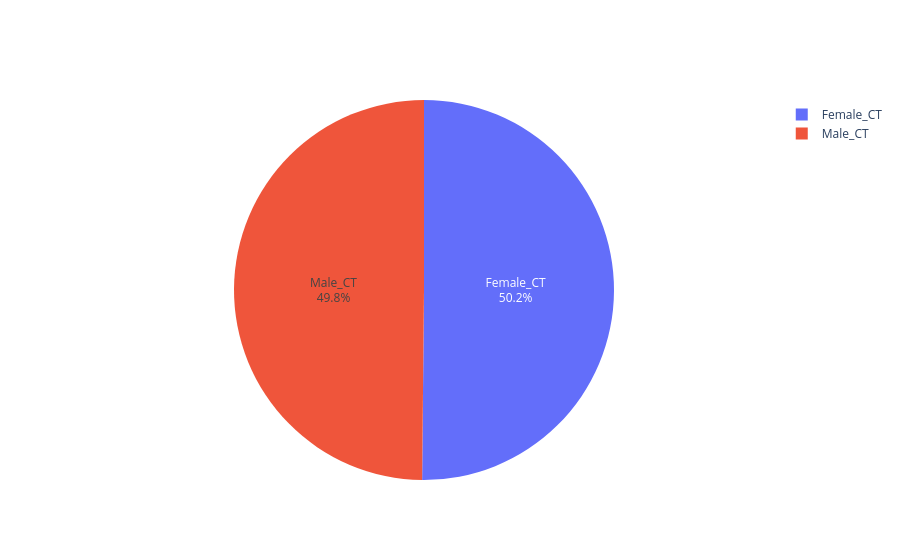

Here is the notebook cell this chart was saved with:
### Code cell
import plotly.graph_objects as go
labels = ['Male_CT','Female_CT']
values = [6.36,6.40]
fig = go.Figure(data=[go.Pie(labels=labels, values=values,  textinfo='label+percent',
                            insidetextorientation='radial')])
fig.show()

### Figure 1 — Plotly figure (JSON) as saved in the notebook; plotly's stock layout.template omitted (floating-point values rounded to 4 significant figures)
{"data": [{"insidetextorientation": "radial", "labels": ["Male_CT", "Female_CT"], "textinfo": "label+percent", "type": "pie", "values": [6.36, 6.4]}], "layout": {}}
